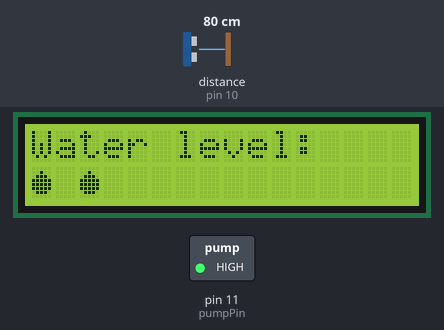
A sketch run on a simulated Arduino Uno, built with avr-gcc and run on an emulated ATmega328P. Shown: 16×2 character LCD, switched loads named in the sketch (green lamp = pin HIGH). Wiring (inferred from the names in the program): ultrasonic range finder: trigger pin 9; echo pin 10. Dashed ring = blinking. Inputs (shaded band) come from the test bench; at power-on: distance to the obstacle (sensor on pin 10) 80 cm. The echo pulse lasts 58.3 µs per cm; pins used as bus, display or sensor lines are not drawn.

Above: at 1.2 s.
1.3 s: distance to the obstacle (sensor on pin 10) set to 4 cm
At 2.5 s:
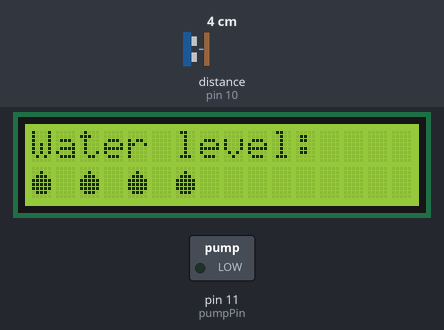
3.2 s: distance to the obstacle (sensor on pin 10) set to 7 cm
At 3.7 s:
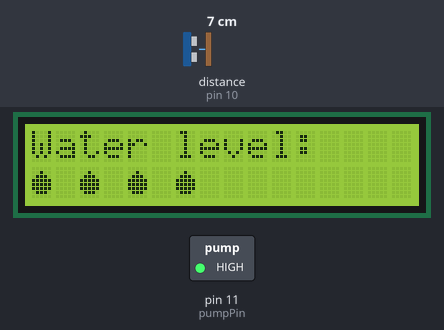
6.9 s: distance to the obstacle (sensor on pin 10) set to 2 cm
At 7.8 s:
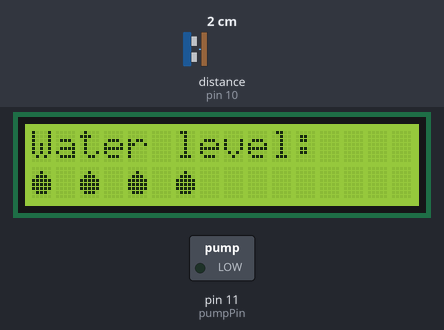
8.8 s: distance to the obstacle (sensor on pin 10) set to 9 cm
At 9.2 s:
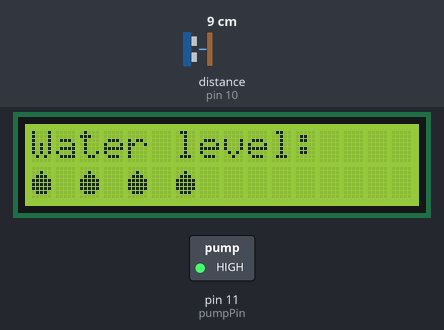
Timing chart, 0 to 13.5 s (numbered marks = the images above; inputs shaded):
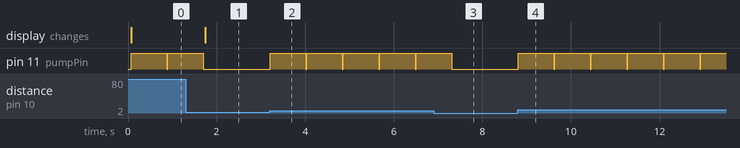

The sketch:

proiect.ino
```cpp
/*
 * Petrea Ana-Maria, 333AA
 * PROIECT SMP 2020
 * Sistem de alimentare cu apa proaspata pentru pasari
 */
#include <LiquidCrystal.h>
LiquidCrystal lcd(1, 2, 4, 5, 6, 7); // Creez un obiect de tip LCD. Parametrii: (rs, enable, d4, d5, d6, d7)
const int trigPin = 9;
const int echoPin = 10;
const int pumpPin = 11;
long duration;
int distance;
byte customChar[] = {
  B00000,
  B00100,
  B01110,
  B11111,
  B11111,
  B11111,
  B01110,
  B00000
};

void setup() {
  lcd.begin(16,2);
  lcd.createChar(0, customChar);
  pinMode(trigPin, OUTPUT);
  pinMode(echoPin, INPUT);
  pinMode(pumpPin, OUTPUT);
}
void loop() {
  digitalWrite(trigPin, LOW);
  delayMicroseconds(2);
  digitalWrite(trigPin, HIGH);
  delayMicroseconds(10);
  digitalWrite(trigPin, LOW);
  duration = pulseIn(echoPin, HIGH);
  distance = duration*0.034/2;
  lcd.setCursor(0,0); // Seteaza locatia initiala a cursorului pe ecranul LCD
  lcd.print("Water level: "); // Afiseaza textul dintre ghilimele pe ecranul LCD

  if(distance >= 5){
    lcd.setCursor(0,1);
    lcd.write(byte(0));
    lcd.setCursor(2,1);
    lcd.write(byte(0));
    //Pornesc pompa pentru ca nivelul de apa e prea scazut:
    digitalWrite(pumpPin, HIGH); //Pornesc pompa de apa
    delay(800);
    digitalWrite(pumpPin, LOW); //Opresc pompa de apa
    delay(10);
  } else if(distance >= 4 and distance < 5){
    lcd.setCursor(0,1);
    lcd.write(byte(0));
    lcd.setCursor(2,1);
    lcd.write(byte(0));
    lcd.setCursor(4,1);
    lcd.write(byte(0));
    delay(10);
  } else if(distance >= 3 and distance < 4){
    lcd.setCursor(0,1);
    lcd.write(byte(0));
    lcd.setCursor(2,1);
    lcd.write(byte(0));
    lcd.setCursor(4,1);
    lcd.write(byte(0));
    lcd.setCursor(6,1);
    lcd.write(byte(0));
    delay(10);
  } else if(distance >= 2 and distance < 3){
    lcd.setCursor(0,1);
    lcd.write(byte(0));
    lcd.setCursor(2,1);
    lcd.write(byte(0));
    lcd.setCursor(4,1);
    lcd.write(byte(0));
    lcd.setCursor(6,1);
    lcd.write(byte(0));
    lcd.setCursor(8,1);
    lcd.write(byte(0));
    delay(10);
  }
  delay(10);
}
```

Measured:
- the behaviour switches between 5 and 6 cm on distance to the obstacle (sensor on pin 10) (found by bisection; images 1 and 2)
- after the input at 1.3 s, pin 11 (pumpPin): goes on until 1.7 s, then stays LOW; the display: changes after 0.44 s (image 1)
- after the input at 3.2 s, pin 11 (pumpPin): alternates HIGH for 0.80 s and LOW for 0.02 s, starting at once
- after the input at 6.9 s, pin 11 (pumpPin): goes on until 7.3 s, then stays LOW
- after the input at 8.8 s, pin 11 (pumpPin): alternates HIGH for 0.80 s and LOW for 0.02 s, starting at once
